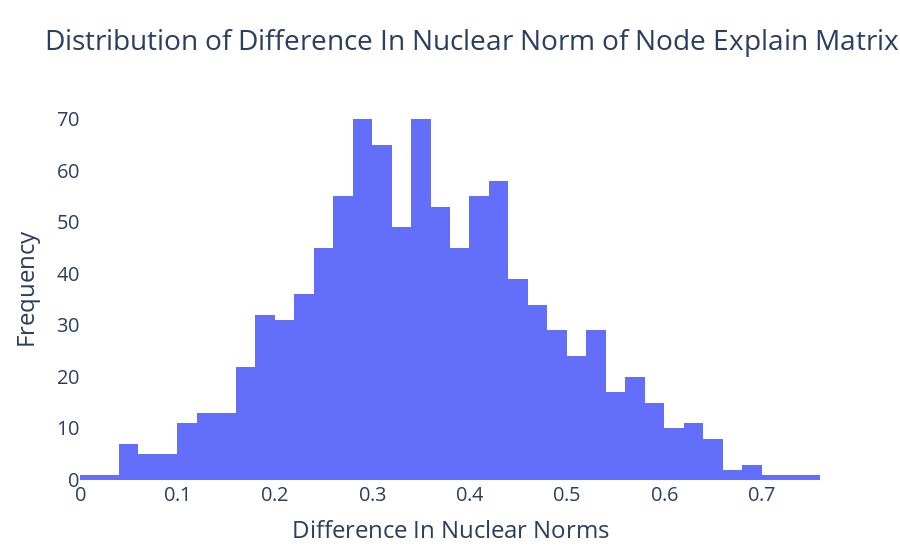

The cell this chart's notebook holds for it:
### Code cell
d = 128
idx = 0
norm_og = results[d]['norm_og'][idx]
norm_plus = results[d]['norm_plus'][idx]
diff = np.array(norm_og) - np.array(norm_plus)

fig = go.Figure()

fig.add_trace(go.Histogram(x = diff, 
                           name = 'DGI'))



fig.update_layout(title_text = 'Distribution of Difference In Nuclear Norm of Node Explain Matrix', 
                  xaxis_title_text = 'Difference In Nuclear Norms', 
                  yaxis_title_text = 'Frequency', 
                  paper_bgcolor = 'white', 
                  plot_bgcolor = 'white', 
                  font = dict(size = text_size))
fig.show()

### Figure 1 — Plotly figure (JSON) as saved in the notebook; plotly's stock layout.template omitted (floating-point values rounded to 4 significant figures; data arrays with more than 128 entries replaced by an {"elided": "..."} marker saying what was removed)
{"data": [{"name": "DGI", "type": "histogram", "x": {"elided": "986 float values"}}], "layout": {"font": {"size": 20}, "paper_bgcolor": "white", "plot_bgcolor": "white", "title": {"text": "Distribution of Difference In Nuclear Norm of Node Explain Matrix"}, "xaxis": {"title": {"text": "Difference In Nuclear Norms"}}, "yaxis": {"title": {"text": "Frequency"}}}}
